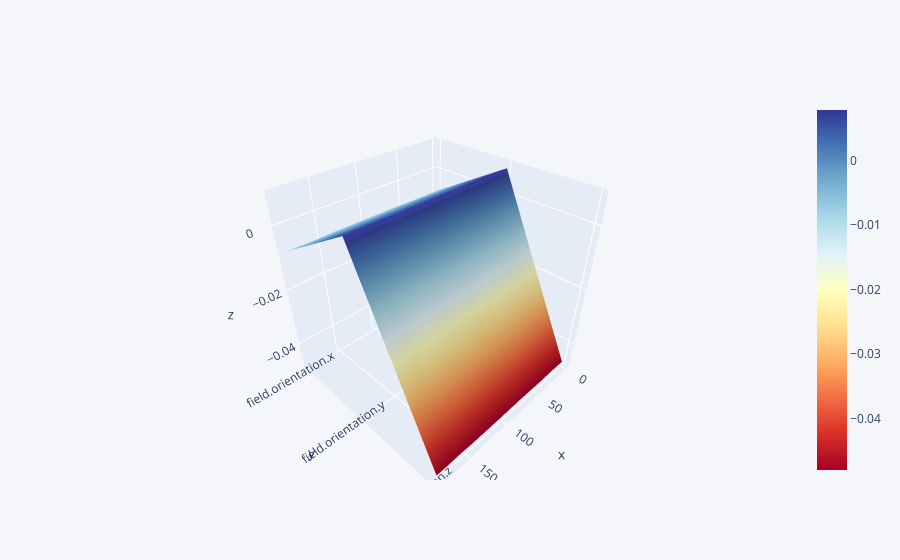

Notebook source saved alongside this figure:
### Code cell
d[['field.orientation.x','field.orientation.y','field.orientation.z']].iplot(kind='surface',colorscale='rdylbu')

### Figure 1 — Plotly figure (JSON) as saved in the notebook; plotly's stock layout.template omitted (floating-point values rounded to 4 significant figures; data arrays with more than 128 entries replaced by an {"elided": "..."} marker saying what was removed)
{"data": [{"colorscale": [[0, "rgb(165,0,38)"], [0.1, "rgb(215,48,39)"], [0.2, "rgb(244,109,67)"], [0.3, "rgb(253,174,97)"], [0.4, "rgb(254,224,144)"], [0.5, "rgb(255,255,191)"], [0.6, "rgb(224,243,248)"], [0.7, "rgb(171,217,233)"], [0.8, "rgb(116,173,209)"], [0.9, "rgb(69,117,180)"], [1, "rgb(49,54,149)"]], "type": "surface", "x": {"elided": "186 int values"}, "y": ["field.orientation.x", "field.orientation.y", "field.orientation.z"], "z": {"elided": "3x186 float values"}}], "layout": {"legend": {"bgcolor": "#F5F6F9", "font": {"color": "#4D5663"}}, "paper_bgcolor": "#F5F6F9", "plot_bgcolor": "#F5F6F9", "title": {"font": {"color": "#4D5663"}}, "xaxis": {"gridcolor": "#E1E5ED", "showgrid": true, "tickfont": {"color": "#4D5663"}, "title": {"font": {"color": "#4D5663"}, "text": ""}, "zerolinecolor": "#E1E5ED"}, "yaxis": {"gridcolor": "#E1E5ED", "showgrid": true, "tickfont": {"color": "#4D5663"}, "title": {"font": {"color": "#4D5663"}, "text": ""}, "zerolinecolor": "#E1E5ED"}}}
